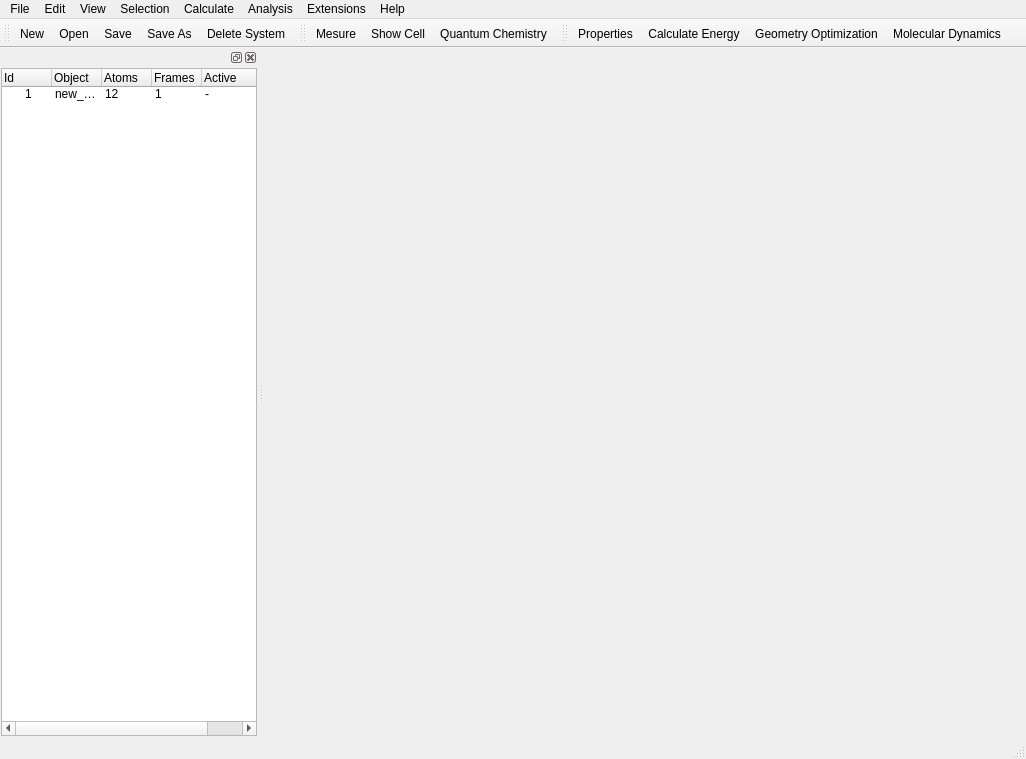
<?xml version="1.0" encoding="UTF-8"?>
<ui version="4.0">
 <class>EasyMol</class>
 <widget class="QMainWindow" name="EasyMol">
  <property name="geometry">
   <rect>
    <x>0</x>
    <y>0</y>
    <width>1026</width>
    <height>759</height>
   </rect>
  </property>
  <property name="windowTitle">
   <string>MainWindow</string>
  </property>
  <widget class="QWidget" name="centralwidget"/>
  <widget class="QMenuBar" name="menubar">
   <property name="geometry">
    <rect>
     <x>0</x>
     <y>0</y>
     <width>1026</width>
     <height>27</height>
    </rect>
   </property>
   <widget class="QMenu" name="menuFile">
    <property name="title">
     <string>File</string>
    </property>
    <addaction name="actionNew"/>
    <addaction name="actionOpen"/>
    <addaction name="actionSave"/>
    <addaction name="actionSave_As"/>
    <addaction name="separator"/>
    <addaction name="actionPreferences"/>
   </widget>
   <widget class="QMenu" name="menuEdit">
    <property name="title">
     <string>Edit</string>
    </property>
    <addaction name="actionMesure"/>
   </widget>
   <widget class="QMenu" name="menuView">
    <property name="title">
     <string>View</string>
    </property>
   </widget>
   <widget class="QMenu" name="menuHelp">
    <property name="title">
     <string>Selection</string>
    </property>
   </widget>
   <widget class="QMenu" name="menuCalculate">
    <property name="title">
     <string>Calculate</string>
    </property>
   </widget>
   <widget class="QMenu" name="menuAnalysis">
    <property name="title">
     <string>Analysis</string>
    </property>
   </widget>
   <widget class="QMenu" name="menuExtensions">
    <property name="title">
     <string>Extensions</string>
    </property>
   </widget>
   <widget class="QMenu" name="menuHelp_2">
    <property name="title">
     <string>Help</string>
    </property>
   </widget>
   <addaction name="menuFile"/>
   <addaction name="menuEdit"/>
   <addaction name="menuView"/>
   <addaction name="menuHelp"/>
   <addaction name="menuCalculate"/>
   <addaction name="menuAnalysis"/>
   <addaction name="menuExtensions"/>
   <addaction name="menuHelp_2"/>
  </widget>
  <widget class="QStatusBar" name="statusbar"/>
  <widget class="QToolBar" name="toolBar">
   <property name="windowTitle">
    <string>toolBar</string>
   </property>
   <attribute name="toolBarArea">
    <enum>TopToolBarArea</enum>
   </attribute>
   <attribute name="toolBarBreak">
    <bool>false</bool>
   </attribute>
   <addaction name="actionNew"/>
   <addaction name="actionOpen"/>
   <addaction name="actionSave"/>
   <addaction name="actionSave_As"/>
   <addaction name="actionDelete_System"/>
  </widget>
  <widget class="QToolBar" name="toolBar_2">
   <property name="windowTitle">
    <string>toolBar_2</string>
   </property>
   <attribute name="toolBarArea">
    <enum>TopToolBarArea</enum>
   </attribute>
   <attribute name="toolBarBreak">
    <bool>false</bool>
   </attribute>
   <addaction name="actionMesure"/>
   <addaction name="actionShow_Cell"/>
   <addaction name="actionQuantum_Chemistry"/>
  </widget>
  <widget class="QToolBar" name="toolBar_3">
   <property name="windowTitle">
    <string>toolBar_3</string>
   </property>
   <attribute name="toolBarArea">
    <enum>TopToolBarArea</enum>
   </attribute>
   <attribute name="toolBarBreak">
    <bool>false</bool>
   </attribute>
   <addaction name="actionProperties"/>
   <addaction name="actionCalculate_Energy"/>
   <addaction name="actionGeometry_Optimization"/>
   <addaction name="actionMolecular_Dynamics"/>
  </widget>
  <widget class="QDockWidget" name="dockWidget">
   <attribute name="dockWidgetArea">
    <number>1</number>
   </attribute>
   <widget class="QWidget" name="dockWidgetContents">
    <layout class="QHBoxLayout" name="horizontalLayout">
     <property name="spacing">
      <number>1</number>
     </property>
     <property name="margin">
      <number>1</number>
     </property>
     <item>
      <widget class="QTreeWidget" name="treeWidget">
       <property name="uniformRowHeights">
        <bool>true</bool>
       </property>
       <attribute name="headerVisible">
        <bool>true</bool>
       </attribute>
       <attribute name="headerCascadingSectionResizes">
        <bool>false</bool>
       </attribute>
       <attribute name="headerDefaultSectionSize">
        <number>50</number>
       </attribute>
       <attribute name="headerHighlightSections">
        <bool>false</bool>
       </attribute>
       <attribute name="headerShowSortIndicator" stdset="0">
        <bool>false</bool>
       </attribute>
       <attribute name="headerStretchLastSection">
        <bool>false</bool>
       </attribute>
       <column>
        <property name="text">
         <string>Id</string>
        </property>
       </column>
       <column>
        <property name="text">
         <string>Object</string>
        </property>
       </column>
       <column>
        <property name="text">
         <string>Atoms</string>
        </property>
       </column>
       <column>
        <property name="text">
         <string>Frames</string>
        </property>
       </column>
       <column>
        <property name="text">
         <string>Active</string>
        </property>
       </column>
       <item>
        <property name="text">
         <string>1</string>
        </property>
        <property name="text">
         <string>new_system</string>
        </property>
        <property name="text">
         <string>12</string>
        </property>
        <property name="text">
         <string>1</string>
        </property>
        <property name="text">
         <string>-</string>
        </property>
       </item>
      </widget>
     </item>
    </layout>
   </widget>
  </widget>
  <action name="actionNew">
   <property name="icon">
    <iconset>
     <normaloff>GUI/icons/NewProject.png</normaloff>GUI/icons/NewProject.png</iconset>
   </property>
   <property name="text">
    <string>New</string>
   </property>
  </action>
  <action name="actionOpen">
   <property name="icon">
    <iconset>
     <normaloff>GUI/icons/Open.png</normaloff>GUI/icons/Open.png</iconset>
   </property>
   <property name="text">
    <string>Open</string>
   </property>
  </action>
  <action name="actionSave">
   <property name="icon">
    <iconset>
     <normaloff>GUI/icons/Save2.png</normaloff>GUI/icons/Save2.png</iconset>
   </property>
   <property name="text">
    <string>Save</string>
   </property>
  </action>
  <action name="actionSave_As">
   <property name="icon">
    <iconset>
     <normaloff>GUI/icons/Save_as.png</normaloff>GUI/icons/Save_as.png</iconset>
   </property>
   <property name="text">
    <string>Save As</string>
   </property>
  </action>
  <action name="actionMesure">
   <property name="checkable">
    <bool>true</bool>
   </property>
   <property name="icon">
    <iconset>
     <normaloff>GUI/icons/measure.png</normaloff>GUI/icons/measure.png</iconset>
   </property>
   <property name="text">
    <string>Mesure</string>
   </property>
  </action>
  <action name="actionSelections">
   <property name="text">
    <string>Selections</string>
   </property>
  </action>
  <action name="actionQuantum_Chemistry">
   <property name="icon">
    <iconset>
     <normaloff>GUI/icons/.icon_psi24x24.png</normaloff>GUI/icons/.icon_psi24x24.png</iconset>
   </property>
   <property name="text">
    <string>Quantum Chemistry</string>
   </property>
  </action>
  <action name="actionProperties">
   <property name="icon">
    <iconset>
     <normaloff>GUI/icons/systemCheck.png</normaloff>GUI/icons/systemCheck.png</iconset>
   </property>
   <property name="text">
    <string>Properties</string>
   </property>
  </action>
  <action name="actionCalculate_Energy">
   <property name="icon">
    <iconset>
     <normaloff>GUI/icons/.icon_single_point_24x24.png</normaloff>GUI/icons/.icon_single_point_24x24.png</iconset>
   </property>
   <property name="text">
    <string>Calculate Energy</string>
   </property>
  </action>
  <action name="actionGeometry_Optimization">
   <property name="icon">
    <iconset>
     <normaloff>GUI/icons/.icon_minimization_24x24.png</normaloff>GUI/icons/.icon_minimization_24x24.png</iconset>
   </property>
   <property name="text">
    <string>Geometry Optimization</string>
   </property>
  </action>
  <action name="actionMolecular_Dynamics">
   <property name="icon">
    <iconset>
     <normaloff>GUI/icons/.icon_MD_24x24.png</normaloff>GUI/icons/.icon_MD_24x24.png</iconset>
   </property>
   <property name="text">
    <string>Molecular Dynamics</string>
   </property>
  </action>
  <action name="actionDelete_System">
   <property name="icon">
    <iconset>
     <normaloff>GUI/icons/deleteSystem.png</normaloff>GUI/icons/deleteSystem.png</iconset>
   </property>
   <property name="text">
    <string>Delete System</string>
   </property>
  </action>
  <action name="actionShow_Cell">
   <property name="checkable">
    <bool>true</bool>
   </property>
   <property name="icon">
    <iconset>
     <normaloff>GUI/icons/ShowCell.png</normaloff>GUI/icons/ShowCell.png</iconset>
   </property>
   <property name="text">
    <string>Show Cell</string>
   </property>
  </action>
  <action name="actionPreferences">
   <property name="text">
    <string>Preferences</string>
   </property>
  </action>
 </widget>
 <resources/>
 <connections/>
</ui>
